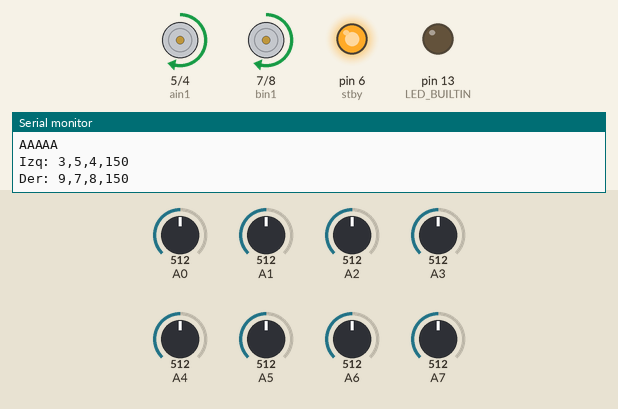
Simulated run of this sketch. Board: Arduino Nano, built with avr-gcc and run on an emulated ATmega328P. On the bench: motor-driver pin pairs drawn as motors (green arrow = first pin HIGH = forward, orange = second pin HIGH = backward, longer = more drive, scaled by the enable pin, stopped while the standby pin is LOW), output pins drawn as LEDs (lit = HIGH), the last lines printed to the serial monitor. The inputs (shaded band) are chosen by the test bench; at power-on: A0 = 512, A6 = 512, A7 = 512, A1 = 512, A2 = 512, A3 = 512, A4 = 512, A5 = 512.

Above: at 10.2 s.
10.3 s: A0 set to 716
At 11.5 s:
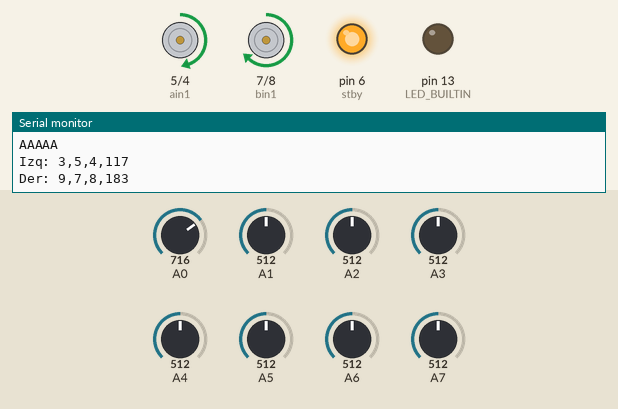
13.5 s: A6 set to 306
At 14.8 s:
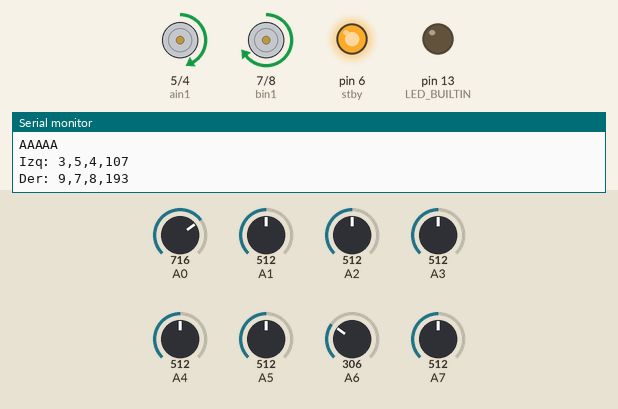
16.5 s: A7 set to 992
At 17.8 s:
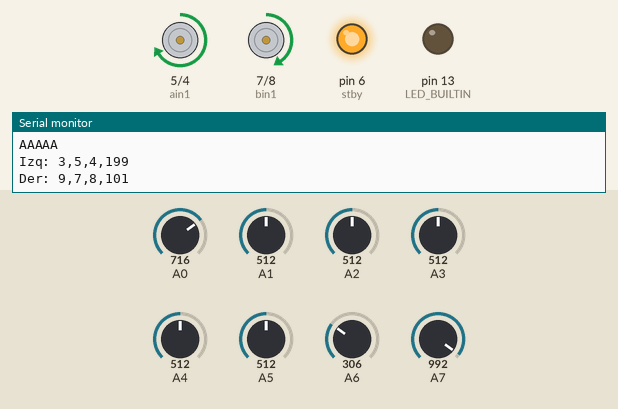
19.5 s: A1 set to 306
At 20.8 s:
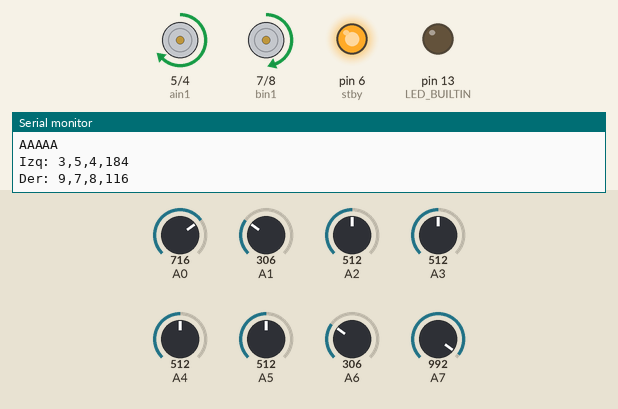
22.5 s: A0 set to 306
At 23.9 s:
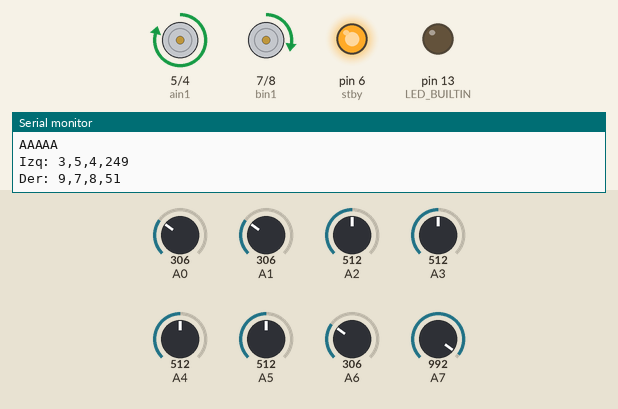
25.6 s: A7 set to 30
At 26.7 s:
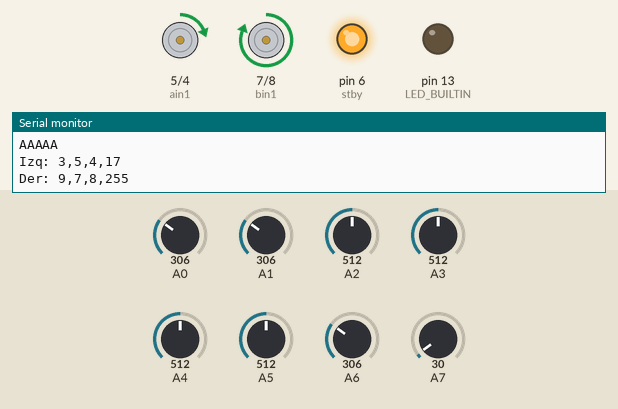
Timing chart, 0 to 28.6 s (numbered marks = the images above; inputs shaded):
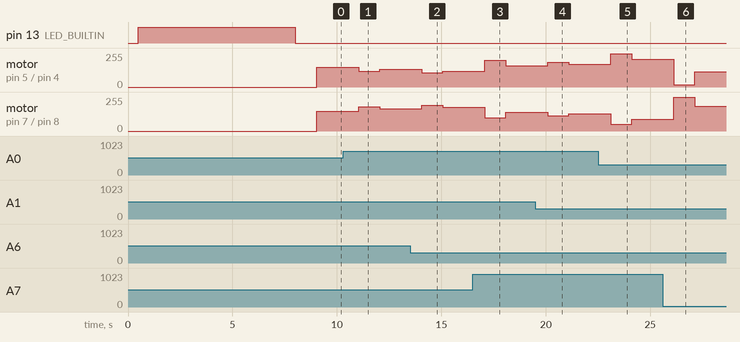

The sketch:

IKA_SLPID_602_A_Cardenas.ino
```cpp
#include "Arduino.h"

float KP = 0.1; // Ganancia proporcional
float KI = 0.0; // Ganancia integral
float KD = 0.1;  // Ganancia derivativa

int integral = 0;       // Suma de los errores anteriores (para el componente integral)
int previousError = 0;  // Error de la iteración anterior (para el componente derivativo)
int pidOutput = 0;      // Salida del PID que ajustará la velocidad de los motores

int baseSpeed = 150;  // Velocidad base (0-255)
int maxSpeed = 255;   // Velocidad máxima

void setMotor(int pwmPin, int dir1, int dir2, int speed);
void setMotor(int pwmPin, int dir1, int dir2, int speed) {

     Serial.print(pwmPin);
       Serial.print(",");
       Serial.print(dir1);
       Serial.print(",");
       Serial.print(dir2);
       Serial.print(",");
       Serial.print(speed);
       Serial.println();
            digitalWrite(dir1, speed > 0 ? HIGH : LOW);
            digitalWrite(dir2, speed > 0 ? LOW : HIGH);
            analogWrite(pwmPin, abs(speed));
}

// Sensors and motors variable
#include <QTRSensors.h>
#include <Arduino.h>
//#include <Servo.h>

#define RDY 10 //en lugar de poner "define" se puede usar una variable tipo entera
#define GO 11

      int pwma = 3;
      int ain2 = 4;
      int ain1 = 5;
      int stby = 6;
      int bin1 = 7;
      int bin2 = 8;
      int pwmb = 9;           // Change to pin 11 if use the Alan´s code
      int IR = 12;
      int reading;
      int mistake;            //Error a usar
      QTRSensors qtr;

const uint8_t SensorCount = 8; // Use 8 sensors
uint16_t sensorValues[SensorCount];


void setup()
{
  Serial.begin(9600);

  pinMode(pwma, OUTPUT);
  pinMode(ain1, OUTPUT);
  pinMode(ain2, OUTPUT);
  pinMode(pwmb, OUTPUT);
  pinMode(bin1, OUTPUT);
  pinMode(bin2, OUTPUT);
  pinMode(stby, OUTPUT);
  pinMode(RDY, INPUT);
  pinMode(GO, INPUT);

  // Arreglo para los sensores
  qtr.setTypeAnalog();
  qtr.setSensorPins((const int8_t[]){A0, A1, A2, A3, A4, A5, A6, A7}, SensorCount);
  qtr.setEmitterPin(12);

  delay(500);
  pinMode(LED_BUILTIN, OUTPUT);
  digitalWrite(LED_BUILTIN, HIGH); // Turn on Arduino´s led to show that are in calibration mode

  // Sensors calibration
  //Documentacion recomienda esto
       for (int16_t i = 0; i < 300; i++) {
         qtr.calibrate();
       }

       digitalWrite(LED_BUILTIN, LOW); // Turn off Arduino´s led to show that are out of calibration mode

  // Print the minimun and maximun sensor´s values
  Serial.begin(9600);
  Serial.println("Minimos");
  for (int8_t i = 0; i < SensorCount; i++) {
    Serial.print(qtr.calibrationOn.minimum[i]);
    Serial.print(' ');
  }
  Serial.println();

  Serial.println("Maximos");
       for (int8_t i = 0; i < SensorCount; i++) {
         Serial.print(qtr.calibrationOn.maximum[i]);
         Serial.print(' ');
       }
       Serial.println();
       Serial.println();
       delay(1000);
       digitalWrite(stby, HIGH); //Mantener activado para prender el puente h
     }

void loop()
{
  //if(digitalRead(GO) == HIGH) {                   // Only descoment to use the judge control, while all is good :)
   // digitalWrite(stby, HIGH);
   // // Read sensor values and determine line´s position
   uint16_t position = qtr.readLineBlack(sensorValues); //Use (White) if the line is white instead

  /*for (uint8_t i = 0; i < SensorCount; i++) {     // It commented because bring the sensor values, that´s unnecesary for the moment
    Serial.print(sensorValues[i]);
    Serial.print("    ");
  }
  Serial.println();
  Serial.print("Poscicion: ");
  Serial.print(position);
  Serial.println();
  delay(1000);                                     */ // It commented because bring the sensor values, that´s unnecesary for the moment

       int error = position - 3500;
       integral += error;
       int derivative = error - previousError;
       int output = KP * error + KI * integral + KD * derivative;
       previousError = error;

  // Ajustar velocidades de los motores
  int leftSpeed = baseSpeed + output;
  int rightSpeed = baseSpeed - output;

  // Limitar velocidades
  leftSpeed = constrain(leftSpeed, 0, maxSpeed);
  rightSpeed = constrain(rightSpeed, 0, maxSpeed);
  Serial.println("AAAAA");

  Serial.print("Izq: ");
  setMotor(pwma, ain1,ain2, leftSpeed);
  Serial.print("Der: ");
  setMotor(pwmb, bin1, bin2, rightSpeed);
  delay(1000);

}
/*Explicación del código con PID:
Variables PID:

KP, KI, y KD: Son las constantes de proporcionalidad, integral y derivativa respectivamente. Estas definen cómo responde el controlador PID a los errores de seguimiento.
integral: Almacena la suma acumulativa de los errores pasados, lo que ayuda a corregir el error a largo plazo.
previousError: Guarda el error de la iteración anterior, que se utiliza para calcular la derivada del error y responder a cambios rápidos.
pidOutput: Es la salida total del controlador PID que se usa para ajustar la velocidad de los motores.
Cálculo del PID:

Proporcional (KP * error): Responde a la diferencia actual entre la línea y el robot.
Integral (KI * integral): Ayuda a eliminar el error acumulado a lo largo del tiempo.
Derivativa (KD * derivative): Ayuda a prever futuros cambios en el error para responder de manera más precisa.
Ajuste de los motores:

speedA y speedB son las velocidades de los motores que se ajustan en función de la salida del PID. Si la salida es positiva, el robot girará a la izquierda, si es negativa, girará a la derecha. Si la salida es 0, el robot irá recto.
Constrain de velocidades:

Se usa constrain() para asegurarse de que las velocidades de los motores no superen el rango válido (0-255).
Interacción entre las variables:
error se calcula usando la lectura de los sensores, y este error es corregido por el PID.
La salida del PID (pidOutput) ajusta las velocidades de los motores, de modo que el robot siga la línea de manera más precisa.
El integral ayuda a corregir pequeños errores persistentes, mientras que la derivada responde a cambios bruscos. */
```

Measured:
- after the input at 10.3 s, motor on pin 5 (ain1) / pin 4 (ain2): forward 150/255 → forward 117/255 after 0.75 s, → forward 134/255 1.0 s later; motor on pin 7 (bin1) / pin 8 (bin2): forward 150/255 → forward 183/255 after 0.75 s, → forward 166/255 1.0 s later
- after the input at 13.5 s, motor on pin 5 (ain1) / pin 4 (ain2): forward 134/255 → forward 107/255 after 0.56 s, → forward 120/255 1.0 s later; motor on pin 7 (bin1) / pin 8 (bin2): forward 166/255 → forward 193/255 after 0.56 s, → forward 180/255 1.0 s later
- after the input at 16.5 s, motor on pin 5 (ain1) / pin 4 (ain2): forward 120/255 → forward 199/255 after 0.58 s, → forward 159/255 1.0 s later; motor on pin 7 (bin1) / pin 8 (bin2): forward 180/255 → forward 101/255 after 0.58 s, → forward 141/255 1.0 s later
- after the input at 19.5 s, motor on pin 5 (ain1) / pin 4 (ain2): forward 159/255 → forward 184/255 after 0.59 s, → forward 172/255 1.0 s later; motor on pin 7 (bin1) / pin 8 (bin2): forward 141/255 → forward 116/255 after 0.59 s, → forward 128/255 1.0 s later
- after the input at 22.5 s, motor on pin 5 (ain1) / pin 4 (ain2): forward 172/255 → forward 249/255 after 0.61 s, → forward 210/255 1.0 s later; motor on pin 7 (bin1) / pin 8 (bin2): forward 128/255 → forward 51/255 after 0.61 s, → forward 90/255 1.0 s later
- after the input at 25.6 s, motor on pin 5 (ain1) / pin 4 (ain2): forward 210/255 → forward 17/255 after 0.52 s, → forward 114/255 1.0 s later; motor on pin 7 (bin1) / pin 8 (bin2): forward 90/255 → forward 255/255 after 0.52 s, → forward 186/255 1.0 s later
